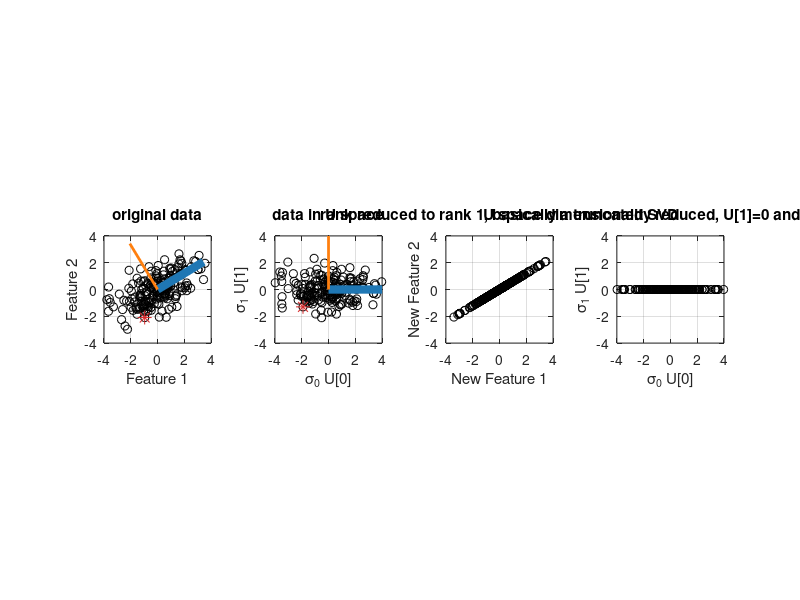

This chart was generated by the following MATLAB code:
% Sascha Spors, Professorship Signal Theory and Digital Signal Processing,
% Institute of Communications Engineering (INT), Faculty of Computer Science
% and Electrical Engineering (IEF), University of Rostock, Germany
%
% Data Driven Audio Signal Processing - A Tutorial with Computational Examples
% Feel free to contact lecturer frank.schultz@uni-rostock.de
%
% Exercise: SVD / PCA on 2D data

clear all
%close all
clc

rng(1)
xmax = 4;

N = 200;
R = 2;
mu = [0, 0];
sigma = [2, 0.8; 0.8, 1];
A = mvnrnd(mu, sigma, N);
A = A - mean(A);  % if mean free col SVD and pca() are same
if R ~= rank(A)  % check rank
    disp('!!! matrix A has not the desired rank R !!!')
end

[coeff, score, latent] = pca(A);
[U, S, V] = svd(A);
pcs = U*S;
pcl = V;

%% check pca() vs. SVD solution -> must yield numerical zero
tmp = 0;
for c=1:size(score, 2)
    tmp = tmp + min(norm(pcs(:, c) + score(:, c)), norm(pcs(:, c) - score(:, c)));
    tmp = tmp + min(norm(pcl(:, c) + coeff(:, c)), norm(pcl(:, c) - coeff(:, c)));
end
disp('we should get numerical zero which indicates our manual SVD == pca()')
tmp / size(score, 2) / 2

%% check 4 subspaces
disp('4 subspacxe check of A -> orth() / null() vs. SVD data')
norm(orth(A) - U(:, 1:R),'fro')  % check column space == 1st two cols of U
null(A)  % check null space == zero vec
norm(orth(A') - V, 'fro')  % check row space == all V
norm(null(A') - U(:, R+1:end), 'fro')  % check left null space, remaining cols of U->large

%%
disp('rot angle')
acos(V(1, 1)) * 180/pi
phi = -31.0065*pi/180;
disp('rot matrix = V = ')
[cos(phi), sin(phi); -sin(phi), cos(phi)]
% ==
V

%%
disp('the variance of the principal component signals')
var(pcs).'
disp('is equal to the eigvals(A''*A) / (N-1)')
R = A'*A / (size(A, 1)-1);
sort(eig(R), 'descend')
disp('is equal to the (sing vals of A)^2 / (N-1)')
diag(S'*S) / (size(A, 1)-1)
disp('is equal to latent from pca()')
latent


%%
R_red = 1;
Dim_red = R_red;

% rank1-matrix superposition up to rank R_red
S_tmp = S;
for r = R_red+1:size(S, 2)
    S_tmp(r, r) = 0;
end
A_R_red = (U*S_tmp) * V';
% we can do this also by setting corresponding PC loadings to zero
% V_red = V;
% V_red(:, R_red+1:end) = 0;
% A_R_red = (U*S) * V_red';

A_Dim_red = A*0;  % we use same dim as A for convenient plotting the data
% however the last R-Dim_red columns are exactly zero and thus the matrix
% is of dim N x Dim_red
A_Dim_red(:, 1:Dim_red) = pcs(:, 1:Dim_red);  % pcs = U*S
% cf. the lecture approach, slide 5-23:
%   tmp = A*0;
%   tmp(:, 1:Dim_red) = A * V(:, 1:Dim_red);

% if Dim_red == R_red the matrix
A_R_red2 = A_Dim_red(:, 1:Dim_red) * V(:, 1:Dim_red)';
% is same as A_R_red from above
norm(A_R_red2-A_R_red,'fro')
% in lecture known as
% Reconstruction using a limited number of principle components, cf. slide 5-23

%% plot
ax_original_feature_space = subplot(1, 4, 1);
for n = 1:N
    plot(A(n, 1), A(n, 2), 'ko'), hold on
end
% plot 4*v0 and 4*v1:
plot([0 4*V(1,1)],[0 4*V(2,1)], 'color', '#1f77b4', 'linewidth', 6)
plot([0 4*V(1,2)],[0 4*V(2,2)], 'color', '#ff7f0e', 'linewidth', 2)
hold off
xlim([-xmax, xmax])
ylim([-xmax, xmax])
axis square
xlabel('Feature 1')
ylabel('Feature 2')
title('original data')
grid on

ax_pc_space = subplot(1, 4, 2);
for n = 1:N
    plot(pcs(n, 1), pcs(n, 2), 'ko'), hold on
end
plot([0 4],[0 0], 'color', '#1f77b4', 'linewidth', 6)
plot([0 0],[0 4], 'color', '#ff7f0e', 'linewidth', 2)

hold off
xlim([-xmax, xmax])
ylim([-xmax, xmax])
axis square
xlabel('\sigma_0 U[0]')
ylabel('\sigma_1 U[1]')
title('data in U space')
grid on

subplot(1, 4, 3)
for n = 1:N
    plot(A_R_red(n, 1), A_R_red(n, 2), 'ko'), hold on
end
hold off
xlim([-xmax, xmax])
ylim([-xmax, xmax])
axis square
xlabel('New Feature 1')
ylabel('New Feature 2')
title('rank reduced to rank 1, basically a truncated SVD')
grid on

subplot(1, 4, 4)
for n = 1:N
    plot(A_Dim_red(n, 1), A_Dim_red(n, 2), 'ko'), hold on
end
hold off
xlim([-xmax, xmax])
ylim([-xmax, xmax])
axis square
xlabel('\sigma_0 U[0]')
ylabel('\sigma_1 U[1]')
title('U space dimensionality reduced, U[1]=0 and/or \sigma_1=0')
grid on


%%
disp('percentage of explained variance')
latent/sum(latent) * 100
disp('cumsum percentage of explained variance')
cumsum(latent)/sum(latent)*100

xmax
disp('xmax should be larger than')
max([max(max(abs(A)))...
    max(max(abs(pcs)))...
    max(max(abs(A_R_red)))...
    max(max(abs(A_Dim_red)))])

%% how the covariance comes into play
% eigenwert / -value problem is often used to proof PCA without further
% knowledge that PCA == SVD for mean free columns, check text books
% (A V0)' (A V0) = (Sigma0 U0)' (Sigma0 U0)
% V0' A' A V0 = Sigma0^2 U0' U0 = Sigma0^2
% V0 * (V0' A' A V0) = (V0) * Sigma0^2
% A'A V0 = Sigma0^2 V0
% with CovA = A'A this leads to eigenval/-vector problem for CovA
% CovV V0 = Sigma0^2 V0 with eigen val Sigma0^2 / eigen vec v0
% normalize this by (N-1) (bias free estimate of CovA if mean was estimated from data)
% CovV/(N-1) V0 = Sigma0^2/(N-1) V0
% so  Sigma0^2/(N-1) is the variance of the first pcs = first latent of pca()
% this variance explains most of data
% do this for all other V vectors

% variance for first principal component (v0 -> sigma0 u0)
[(A*V(:,1))' * (A*V(:,1)) / (N-1)... % ==
    S(1,1)^2  / (N-1)... %==
    latent(1)]
% variance for second principal component (v1 -> sigma1 u1)
[(A*V(:,2))' * (A*V(:,2)) / (N-1)... % ==
    S(2,2)^2  / (N-1)... % ==
    latent(2)]

% check specific data point
n = 195

disp('specific data point in original feature space')
[A(n,1)...
    A(n,2)]

disp('(v0 -> sigma0 u0)')
[A(n,:) * V(:,1)... % proj onto v0 ==
    S(1,1) * U(n,1)] % sigma0 * u0
disp('(v1 -> sigma1 u1)')
[A(n,:) * V(:,2)... % proj onto v1 ==
    S(2,2) * U(n,2)] % sigma1 * u1

disp('specific data point in the PC space')
[S(1,1) * U(n,1)...
    S(2,2) * U(n,2)]

axes(ax_original_feature_space)
hold on
plot(A(n,1), A(n,2), '*', 'color', '#d62728', 'markersize', 10)
hold off
axes(ax_pc_space)
hold on
plot(S(1,1) * U(n,1), S(2,2) * U(n,2), '*', 'color', '#d62728', 'markersize', 10)
hold off

%%
% Copyright
% - the script is provided as [Open Educational Resources](https://en.wikipedia.org/wiki/Open_educational_resources)
% - comment text is licensed under [Creative Commons Attribution 4.0](https://creativecommons.org/licenses/by/4.0/)
% - Matlab code is licensed under the [MIT license](https://opensource.org/licenses/MIT)
% - feel free to use for your own purposes
% - please attribute the work as follows:
% Frank Schultz, Data Driven Audio Signal Processing-A Tutorial Featuring
% Computational Examples, University of Rostock* ideally with relevant
% file(s), github URL
% https://github.com/spatialaudio/data-driven-audio-signal-processing-exercise,
% commit number and/or version tag, year.
